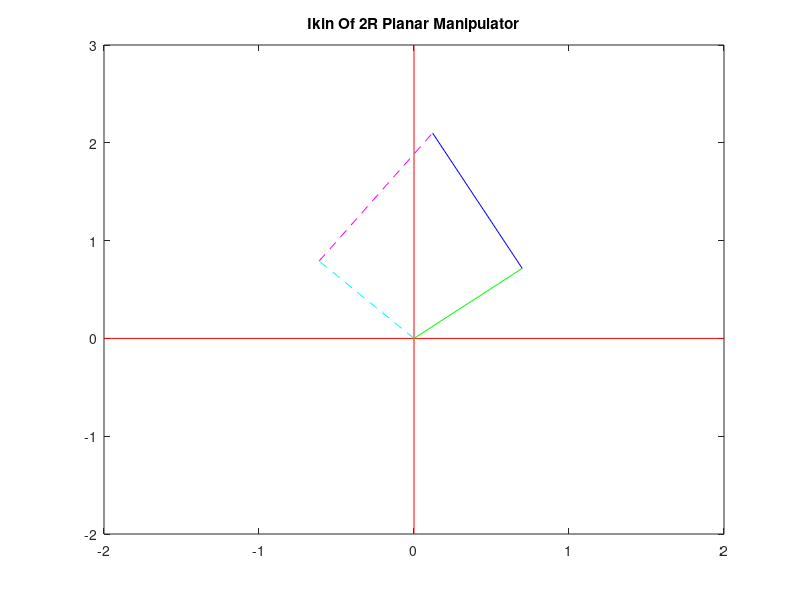

MATLAB code for this plot:
clc; clf; all clear;
Px = 0.12;
Py = 2.1;
a1 = 1;
a2 = 1.5;
C2 = (Px^2 + Py^2 - a1^2 - a2^2)/(2*a1*a2);
if abs(C2) <= 1
    S21 = sqrt(1-C2^2);
    S22 = -sqrt(1-C2^2);

    theta21 = atan2(S21,C2);
    theta22 = atan2(S22,C2);

    den1 = a1^2+a2^2+2*a1*a2*cos(theta21);
    den2 = a1^2+a2^2+2*a1*a2*cos(theta22);
    
    s11 = (Py*(a1+a2*cos(theta21))-Px*(a2*sin(theta21)))/den1;
    s12 = (Py*(a1+a2*cos(theta22))-Px*(a2*sin(theta22)))/den2;

    c11 = (Px*(a1+a2*cos(theta21))+Py*(a2*sin(theta21)))/den1;
    c12 = (Px*(a1+a2*cos(theta22))+Py*(a2*sin(theta22)))/den2;

    theta11 = atan2(s11,c11);
    theta12 = atan2(s12,c12);

    ax1 = a1*cos(theta11);          %coordinates for link orientation #1
    ay1 = a1*sin(theta11);

    ax2 = a1*cos(theta12);          %coordinates for link orientation #2
    ay2 = a1*sin(theta12);

    Xcoordx = [-2,2];
    Xcoordy = [0,0];
    Ycoordx = [0,0];
    Ycoordy = [-2,3];

    l1x1 = [0,ax1];                 %link 1 orientation #1
    l1y1 = [0,ay1];

    l1x2 = [0,ax2];                 %link 1 orientation #2
    l1y2 = [0,ay2];

    l2x1 = [ax1,Px];                %link 2 orientation #1
    l2y1 = [ay1,Py];
    
    l2x2 = [ax2,Px];                %link 2 orientation #2
    l2y2 = [ay2,Py];
    

    plot(Xcoordx,Xcoordy,'r',Ycoordx,Ycoordy,'r',l1x1,l1y1,'g',l2x1,l2y1,'b',l1x2,l1y2,'--c',l2x2,l2y2,'--m')
    title("Ikin Of 2R Planar Manipulator") 

end 

%radians to degree conversion of joint parameters
theta11 = theta11*180/pi
theta12 = theta12*180/pi
theta21 = theta21*180/pi
theta22 = theta22*180/pi